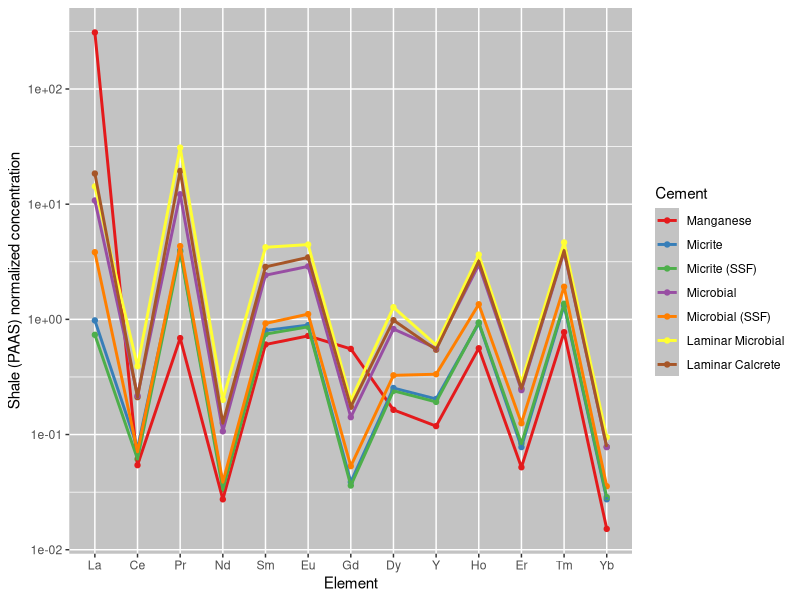
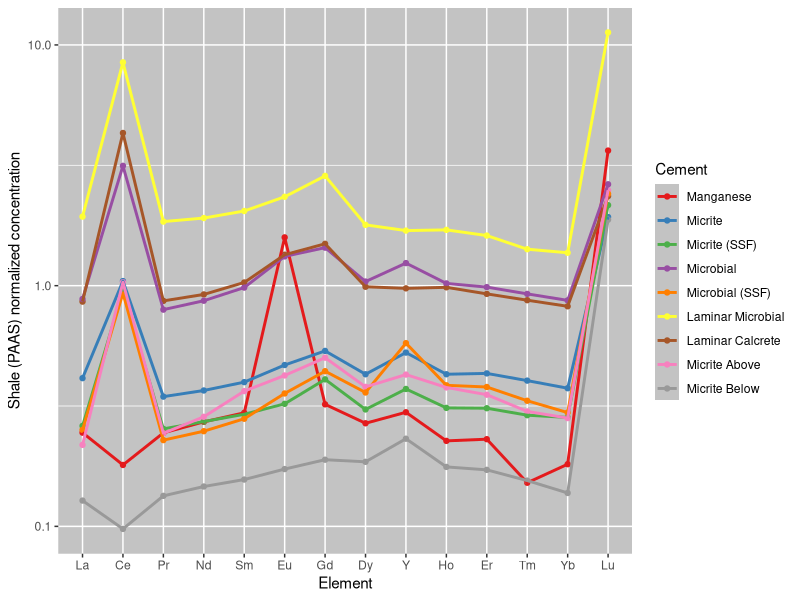
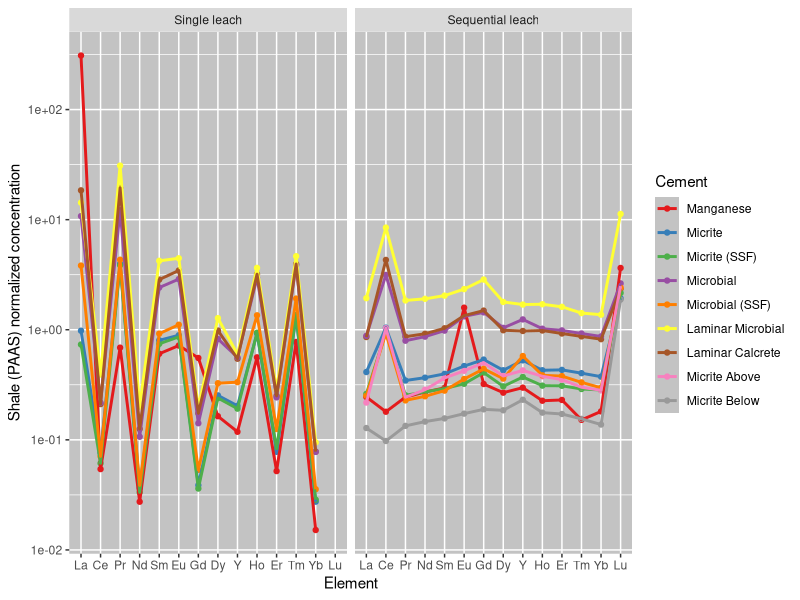
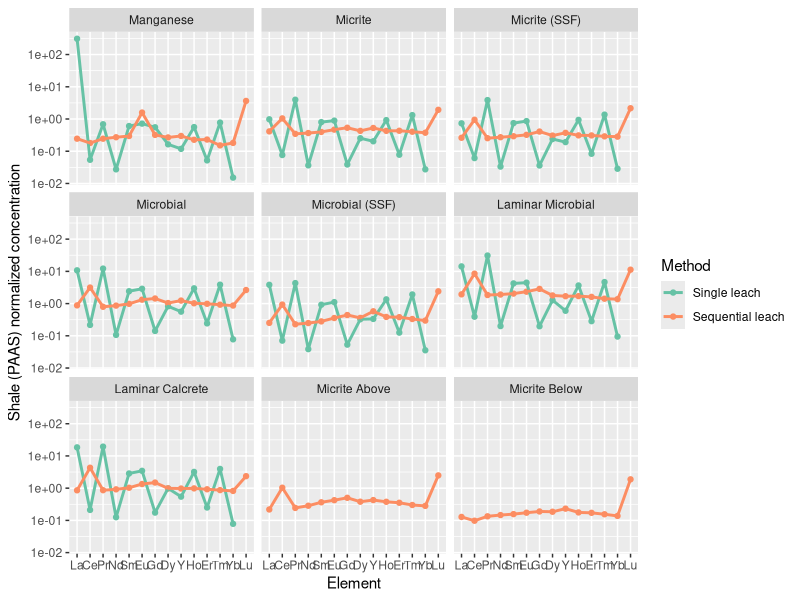
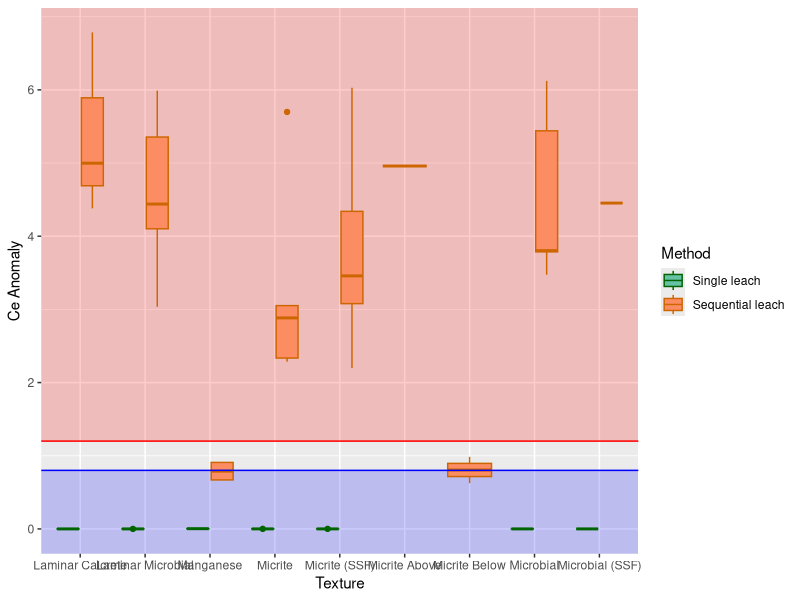
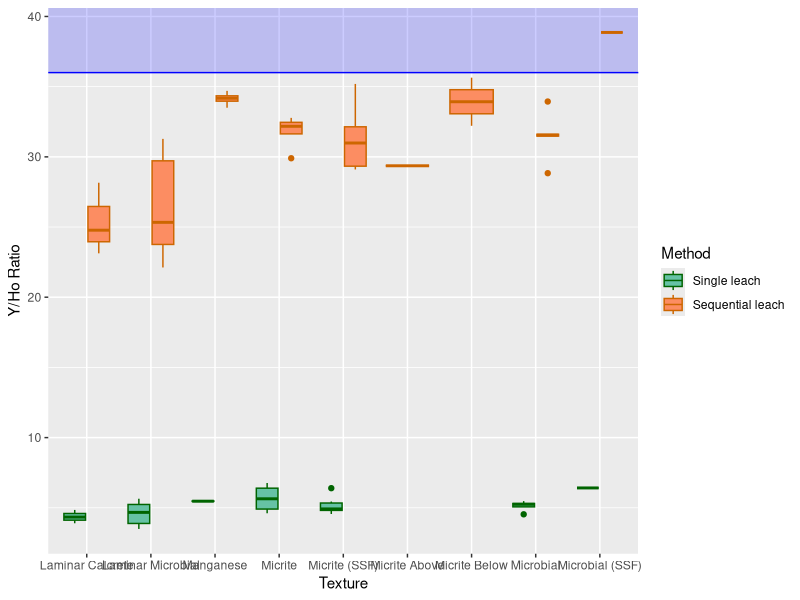

Recreate these plots in R, in order. (Note: this script raises an error after producing the figures.)
## ---- chunk 1
knitr::opts_chunk$set(echo = TRUE)
library(tidyverse) #for working with data
library(readxl) #for importing excel sheets
## ---- chunk 2
orig_data <- read_xlsx("ree_data_r.xlsx", 1) #data from single leach
rerun_data <- read_xlsx("jan2024 data.xlsx",4) #data for sequential leach
dil_data <- read_xlsx("jan2024 data DILUTED.xlsx",4) #data for diluted seq leach rerun
cement_data <- read_excel("ree_data_r.xlsx", 2) #cement type data for all samples
## ---- chunk 3
#rename columns to just element
orig_data <- orig_data %>%
  rename(Sample = 1, Na = 2, Mg  = 3, K = 4, Ca = 5, V = 6, Cr = 7, Fe = 8, Mn = 9, Cu = 10, Zn = 11, Rb = 12, Sr = 13, Y = 14, Mo = 15, Ba = 16, La = 17, Ce = 18, Pr = 19, Nd = 20, Sm = 21, Eu = 22, Gd = 23, Dy = 24, Ho = 25, Er = 26, Tm = 27, Yb = 28, Lu = 29, Pb = 30, U = 31)

rerun_data <- rerun_data[-1,] %>% #removes first line with no values
  rename(Sample = 1, Na = 2, Mg  = 3, K = 4, Ca = 5, V = 6, Cr = 7, Fe = 8, Mn = 9, Cu = 10, Zn = 11, Rb = 12, Sr = 13, Y = 14, Mo = 15, Ba = 16, La = 17, Ce = 18, Pr = 19, Nd = 20, Sm = 21, Eu = 22, Gd = 23, Dy = 24, Ho = 25, Er = 26, Tm = 27, Yb = 28, Lu = 29, Pb = 30, U = 31)

dil_data <- dil_data[-1,] %>% #removes first line with no values
  rename(Sample = 1, Na = 2, Mg  = 3, K = 4, Ca = 5, V = 6, Cr = 7, Fe = 8, Mn = 9, Cu = 10, Zn = 11, Rb = 12, Sr = 13, Y = 14, Mo = 15, Ba = 16, La = 17, Ce = 18, Pr = 19, Nd = 20, Sm = 21, Eu = 22, Gd = 23, Dy = 24, Ho = 25, Er = 26, Tm = 27, Yb = 28, Lu = 29, Pb = 30, U = 31)

all_rerun <- bind_rows(rerun_data, dil_data) %>% #combine both seq leach datasets
  mutate_at(2:31, as.numeric) #convert data from character to numeric
## ---- chunk 4
replic_label <- function(data) {
  data %>%
  mutate(Sample_group = case_when( #add new column for grouping replicates by sample name
   str_detect(Sample, " 1 3") == TRUE ~ "FUWM 1 3",
   str_detect(Sample, " 3.5 H 1") == TRUE ~ "FUWM 3.5 H 1",
   str_detect(Sample, " 3.5 H 2") == TRUE ~ "FUWM 3.5 H 2",
   str_detect(Sample, " 8.5 2") == TRUE ~ "FUWM 8.5 2",
   str_detect(Sample, " 8.5 3") == TRUE ~ "FUWM 8.5 3",
   str_detect(Sample, " 16 T 4") == TRUE ~ "FUWM 16 T 4",
   str_detect(Sample, " 16 T 5") == TRUE ~ "FUWM 16 T 5",
   .default = NA
  )) %>%
  mutate(run = case_when(str_detect(Sample, "dil") == TRUE ~ "Diluted", .default = "Original")) #add new column to label diluted replicates and original replicates
}
## ---- chunk 5
dil_remove <- function(data) {
  data %>%
    filter(is.na(Sample_group) | run == "Diluted") #keeps rows that are either from single leach or the diluted sequential run
}
## ---- chunk 6
attach(orig_data)
orig_normalize <- orig_data %>%
  select("Sample", "La", "Ce", "Pr", "Nd", "Sm", "Eu", "Gd", "Dy", "Y", "Ho", "Er", "Tm", "Yb", "Lu") %>% #filter out non REY elements
  mutate(La = La/44.56, Ce = Ce/88.25, Pr = Pr/10.15, Nd = Nd/37.32, Sm = Sm/6.884, Eu = Eu/1.215, Gd = Gd/6.043, Dy = Dy/5.325, Y = Y/27.31, Ho = Ho/1.052, Er = Er/3.075, Tm = Tm/0.4510, Yb = Yb/3.012, Lu = Lu/0.4386) %>% #normalize values using PAAS data from Pourmand et al. 2012
    select("Sample", "La", "Ce", "Pr", "Nd", "Sm", "Eu", "Gd", "Dy", "Y", "Ho", "Er", "Tm", "Yb", "Lu") %>% #filter out non normalized values
  left_join(cement_data, by = c("Sample" = "Sample")) %>% #attach cement to each observation 
mutate(Lu = NA) #Lu was not detected, change 0 to NA


orig_normal <- data.frame(t(orig_normalize[2:15]))#transpose and remove first row containing sample names and cement row
colnames(orig_normal) <- orig_data$Sample #rename column names with sample names
orig_normal <- tibble::rownames_to_column(orig_normal, "element") %>%
  mutate(element = fct_inorder(element)) %>% #order elements
  pivot_longer(-element, names_to = "Sample", values_to = "Value") %>% #pivot data to have each element value as observation
  left_join(cement_data, by = c("Sample" = "Sample")) #attach cement to each observation
## ---- chunk 7
attach(all_rerun)
normalize <- all_rerun %>%
  select("Sample", "La", "Ce", "Pr", "Nd", "Sm", "Eu", "Gd", "Dy", "Y", "Ho", "Er", "Tm", "Yb", "Lu") %>% #filter out non REY elements
  mutate(La = La/44.56, Ce = Ce/88.25, Pr = Pr/10.15, Nd = Nd/37.32, Sm = Sm/6.884, Eu = Eu/1.215, Gd = Gd/6.043, Dy = Dy/5.325, Y = Y/27.31, Ho = Ho/1.052, Er = Er/3.075, Tm = Tm/0.4510, Yb = Yb/3.012, Lu = Lu/0.4386) %>% #normalize values using PAAS data from Pourmand et al. 2012
    select("Sample", "La", "Ce", "Pr", "Nd", "Sm", "Eu", "Gd", "Dy", "Y", "Ho", "Er", "Tm", "Yb", "Lu") %>% #filter out non normalized values
  left_join(cement_data, by = c("Sample" = "Sample")) #attach cement to each observation

normal <- data.frame(t(normalize[2:15]))#transpose and remove first row containing sample names and cement row
colnames(normal) <- all_rerun$Sample #rename column names with sample names
normal <- tibble::rownames_to_column(normal, "element") %>%
  mutate(element = fct_inorder(element)) %>% #order elements
  pivot_longer(-element, names_to = "Sample", values_to = "Value") %>% #pivot data to have each element value as observation
  left_join(cement_data, by = c("Sample" = "Sample")) 
#attach cement to each observation 
## ---- chunk 8
#calculate anomalies, formulas from Tostevin et al. 2016
orig_anomaly <- orig_normalize %>%
  mutate(
    Ce_anomaly = Ce/(Pr^2/Nd),
    Y_Ho_ratio = orig_data$Y/orig_data$Ho,
    Eu_anomaly = (2*Eu)/(Sm  + Gd),
    BSI = (2*(Sm + Gd + Dy)/3)/((La +Pr + Nd)/3+(Ho + Er +Tm +Yb +Lu)/5))

#generate summary statistics
orig_anomaly_summ <- orig_anomaly %>%
  group_by(Cement) %>%
  summarise(
    Ce_mean = mean(Ce_anomaly),
    Ce_sd = sd(Ce_anomaly),
    Ce_max = max(Ce_anomaly),
    Ce_min = min(Ce_anomaly),
    YH_mean = mean(Y_Ho_ratio),
    YH_sd = sd(Y_Ho_ratio),
    YH_max = max(Y_Ho_ratio),
    YH_min = min(Y_Ho_ratio),
    Eu_mean = mean(Eu_anomaly),
    Eu_sd = sd(Eu_anomaly),
    Eu_max = max(Eu_anomaly),
    Eu_min = min(Eu_anomaly),
    BSI_mean = mean(BSI),
    BSI_sd = sd(BSI),
    BSI_max = max(BSI),
    BSI_min = min(BSI)
  )
## ---- chunk 9
#calculate anomalies, formulas from Tostevin et al. 2016
anomaly <- normalize %>%
  mutate(
    Ce_anomaly = Ce/(Pr^2/Nd),
    Y_Ho_ratio = all_rerun$Y/all_rerun$Ho,
    Eu_anomaly = (2*Eu)/(Sm  + Gd),
    BSI = (2*(Sm + Gd + Dy)/3)/((La +Pr + Nd)/3+(Ho + Er +Tm +Yb +Lu)/5)) 

#generate summary statistics
anomaly_summ <- anomaly %>%
  group_by(Cement) %>%
  summarise(
    Ce_mean = mean(Ce_anomaly),
    Ce_sd = sd(Ce_anomaly),
    Ce_max = max(Ce_anomaly),
    Ce_min = min(Ce_anomaly),
    YH_mean = mean(Y_Ho_ratio),
    YH_sd = sd(Y_Ho_ratio),
    YH_max = max(Y_Ho_ratio),
    YH_min = min(Y_Ho_ratio),
    Eu_mean = mean(Eu_anomaly),
    Eu_sd = sd(Eu_anomaly),
    Eu_max = max(Eu_anomaly),
    Eu_min = min(Eu_anomaly),
    BSI_mean = mean(BSI),
    BSI_sd = sd(BSI),
    BSI_max = max(BSI),
    BSI_min = min(BSI)
  )
## ---- chunk 10
orig_cement_avg <- orig_normal %>%
  group_by(Cement, element) %>%
  summarise(
    n = n(),
    avg = mean(Value, na.rm = TRUE),
    sd = sd(Value)
  )
orig_cement_avg$Cement <- factor(orig_cement_avg$Cement, levels = c("Spar", "Microspar", "Manganese", "Micrite", "Micrite (SSF)", "Micrite (spicule)", "Microbial", "Microbial (SSF)", "Laminar Microbial", "Laminar Microbial (Strom)", "Laminar Microbial (sponge)", "Laminar Calcrete"))
## ---- chunk 11
cement_avg <- normal %>%
  group_by(Cement, element) %>%
  summarise(
    n = n(),
    avg = mean(Value, na.rm = TRUE),
    sd = sd(Value)
  )
cement_avg$Cement <- factor(cement_avg$Cement, levels = c("Spar", "Microspar", "Manganese", "Micrite", "Micrite (SSF)", "Micrite (spicule)", "Microbial", "Microbial (SSF)", "Laminar Microbial", "Laminar Microbial (Strom)", "Laminar Microbial (sponge)", "Laminar Calcrete", "Micrite Above", "Micrite Below"))
## ---- chunk 12
combo_data <- cement_avg %>%
  mutate(method = "Sequential leach") #%>%
#  mutate_at(2:31, as.numeric)
combo_data <- orig_cement_avg %>%
  mutate(method = "Single leach") %>%
  #mutate_at(2:31, as.numeric) %>%
  bind_rows(combo_data) %>%
  mutate(method = factor(method, levels = c("Single leach", "Sequential leach")))
## ---- chunk 13
combo_anomaly <- anomaly %>%
  mutate(method = "Sequential leach")
combo_anomaly <- orig_anomaly %>%
  mutate(method = "Single leach") %>%
  bind_rows(combo_anomaly) %>%
  mutate(method = factor(method, levels = c("Single leach", "Sequential leach")))
## ---- chunk 14
orig_cement_avg %>% filter(element != "Lu") %>% #filter out Lu due to conc. lower than detection limit
ggplot(aes(x = element, y = avg, color = Cement)) + 
  geom_point() +
  geom_line(aes(group = Cement), size = 1) +
  scale_y_log10() +
  scale_color_brewer(palette = "Set1") +
  theme(
   panel.background = element_rect(fill = "#C3C3C3"),
    legend.key = element_rect(fill = "#C3C3C3")
    ) +
  xlab("Element") +
  ylab("Shale (PAAS) normalized concentration")
## ---- chunk 15
ggplot(cement_avg, aes(x = element, y = avg, color = Cement)) + 
  geom_point() +
  geom_line(aes(group = Cement), size = 1) +
  scale_y_log10() +
  scale_color_brewer(palette = "Set1") +
  theme(
   panel.background = element_rect(fill = "#C3C3C3"),
    legend.key = element_rect(fill = "#C3C3C3")
    ) +
  xlab("Element") +
  ylab("Shale (PAAS) normalized concentration")
## ---- chunk 16
ggplot(combo_data, aes(x = element, y = avg, color = Cement)) +
  geom_point() +
  geom_line(aes(group = Cement), size = 1) +
  scale_y_log10() +
  facet_wrap(vars(method)) +
  scale_color_brewer(name = "Cement", palette = "Set1") +
  theme(
   panel.background = element_rect(fill = "#C3C3C3"),
    legend.key = element_rect(fill = "#C3C3C3")
    ) +
  xlab("Element") +
  ylab("Shale (PAAS) normalized concentration")
## ---- chunk 17
ggplot(combo_data, aes(x = element, y = avg, color = method)) +
  geom_point() +
  geom_line(aes(group = method), size = 1) +
  scale_y_log10() +
  facet_wrap(vars(Cement)) +
  scale_color_brewer(name = "Method", palette = "Set2") +
  xlab("Element") +
  ylab("Shale (PAAS) normalized concentration")
## ---- chunk 18
ggplot(data = combo_anomaly, aes(x = Cement, y = Ce_anomaly, fill = method, color = method)) +
  annotate("rect", xmin= -Inf, xmax= Inf, ymin= 1.2 , ymax= Inf, alpha=0.2, fill="red") +
  annotate("rect", xmin = -Inf, xmax = Inf, ymin = -Inf, ymax = 0.8, alpha = 0.2, fill = "blue") +
  geom_boxplot() +
  scale_color_manual(name = "Method", values = c("darkgreen", "darkorange3")) +
  scale_fill_brewer(name = "Method", palette = "Set2") +
  geom_hline(yintercept = 0.8, color = "blue") +
  geom_hline(yintercept = 1.2, color = "red") +
  xlab("Texture") +
  ylab("Ce Anomaly")
  
## ---- chunk 19
ggplot(data = combo_anomaly, aes(x = Cement, y = Y_Ho_ratio, fill = method, color = method)) +
  annotate("rect", xmin = -Inf, xmax = Inf, ymin = 36, ymax = Inf, alpha = 0.2, fill = "blue") +
  geom_boxplot() +
  scale_color_manual(name = "Method", values = c("darkgreen", "darkorange3")) +
  scale_fill_brewer(name = "Method", palette = "Set2") +
  geom_hline(yintercept = 36, color = "blue") +
  xlab("Texture") +
  ylab("Y/Ho Ratio")
  
## ---- chunk 20
dil_remove(combo_anomaly) %>%
ggplot(aes(x = Ce_anomaly, y = Y_Ho_ratio, color = Cement)) +
  geom_point() +
  facet_wrap(vars(method)) +
  theme(
   panel.background = element_rect(fill = "#C3C3C3"),
    legend.key = element_rect(fill = "#C3C3C3")
    ) +
  scale_color_brewer(palette = "Set1") +
  xlab("Ce/Ce*") +
  ylab("Y/Ho Ratio")

## ---- chunk 21
normal %>%
  drop_na(Sample_group) %>%
ggplot(aes(x = element, y = Value, color = run)) +
  geom_point() +
  geom_line(aes(group = Sample)) +
  facet_wrap(vars(Sample_group)) +
  scale_color_brewer(palette = "Set1")+
  theme(
   panel.background = element_rect(fill = "#C3C3C3"),
    legend.key = element_rect(fill = "#C3C3C3")
    )
## ---- chunk 22
ce_aov <- aov(data = dil_remove(combo_anomaly), Ce_anomaly ~ method)
summary(ce_aov)
## ---- chunk 23
ce_aov <- aov(data = dil_remove(combo_anomaly), Ce_anomaly ~ Cement) #ANOVA
summary(ce_aov)

tukey <- TukeyHSD(ce_aov)
tukey_results <- as.data.frame(tukey[1]) %>%
  select(Cement.p.adj)
